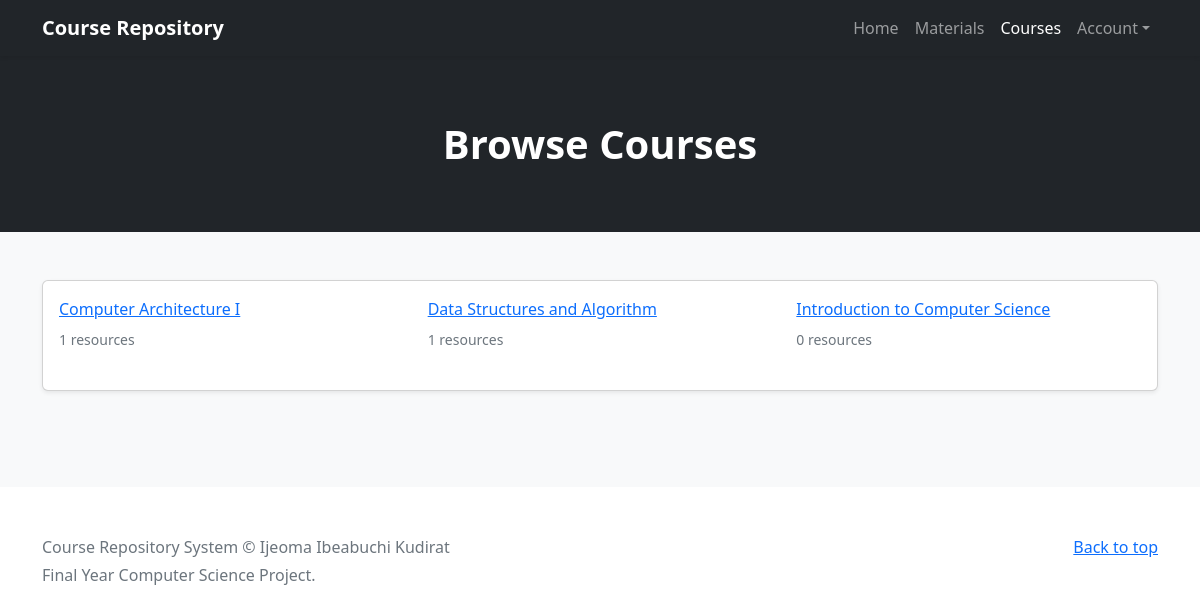
Page /courses/ on the committed database.
### repository/models.py (models this page shows, shortened)
class Course(models.Model):
    title = models.CharField(max_length=100)
    slug = models.SlugField(max_length=100, unique=True)
    code = models.CharField(max_length=10)
    level = models.ForeignKey(Level, on_delete=models.CASCADE)
    class Meta:
        ordering = ['title']
    def get_absolute_url(self):
        return reverse('course_detail', kwargs={'slug': self.slug})

### repository/views.py (the view)
# urls.py: path('courses/', views.courses, name='courses'),
def courses(request):
    courses = Course.objects.all()
    courses = mk_paginator(request, courses, 30)
    template_name = 'courses.html'
    context = {
        'courses': courses,
    }
    return render(request, template_name, context)

### repository/views.py (called while the page is built)
def mk_paginator(request, items, num_items):
    paginator = Paginator(items, num_items)
    page = request.GET.get('page', 1)
    try:
        items = paginator.page(page)
    except PageNotAnInteger:
        items = paginator.page(1)
    except EmptyPage:
        items = paginator.page(paginator.num_pages)
    return items

### templates/courses.html (shortened to what this page needs)
{% extends "base.html" %}
{% block content %}
<section class="py-3 bg-dark">
    <div class="container px-5 my-5">
        <div class="text-center text-white">
            <h1 class="fw-bolder">Browse Courses</h1>
        </div>
    </div>
</section>
<div class="py-5 bg-light">
    <div class="container">
        <div class="card shadow-sm p-3 mb-5">
            <div class="row">
                {% for course in courses %}
                {% include 'partials/_course_item.html' %}
                {% empty %}
                <p>No record available.</p>
                {% endfor %}
            </div>
        </div>
    </div>
</div>
{% endblock %}

### templates/partials/_course_item.html
<div class="col-lg-4 col-md-3 col-sm-6 col-12 mb-3">
    <a href="{{ course.get_absolute_url }}">{{ course.title }}</a>
    <small class="d-block text-muted py-2">{{ course.material_set.count }} resources</small>
</div>

### rows in the picture
Course: title "Computer Architecture I", material_set.count "1"
Course: title "Data Structures and Algorithm", material_set.count "1"
Course: title "Introduction to Computer Science", material_set.count "0"
